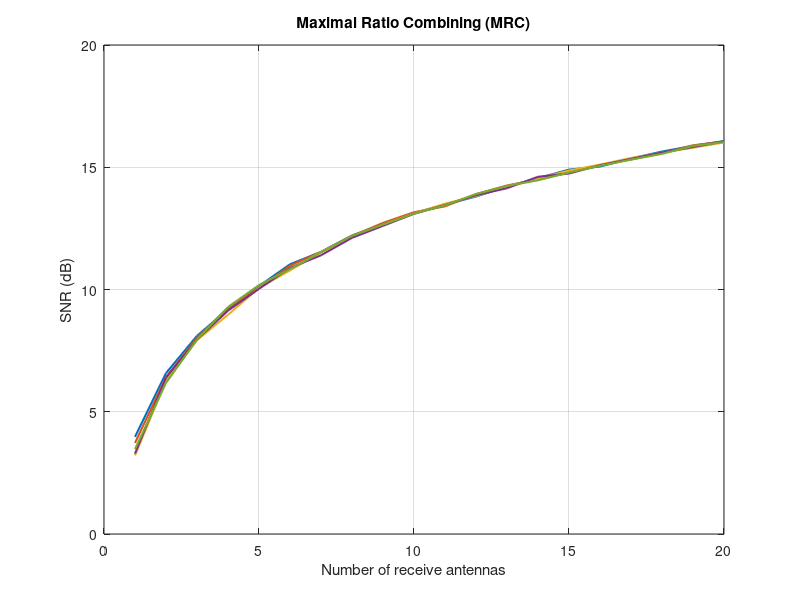
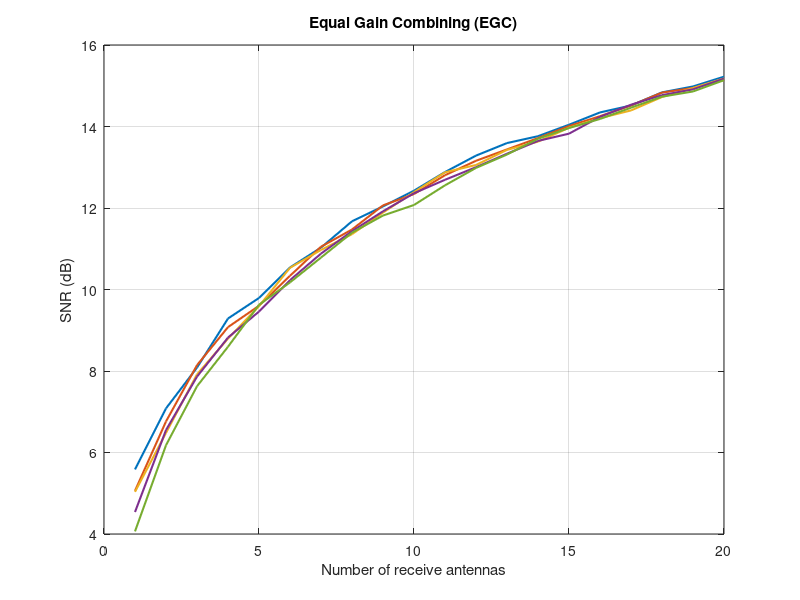
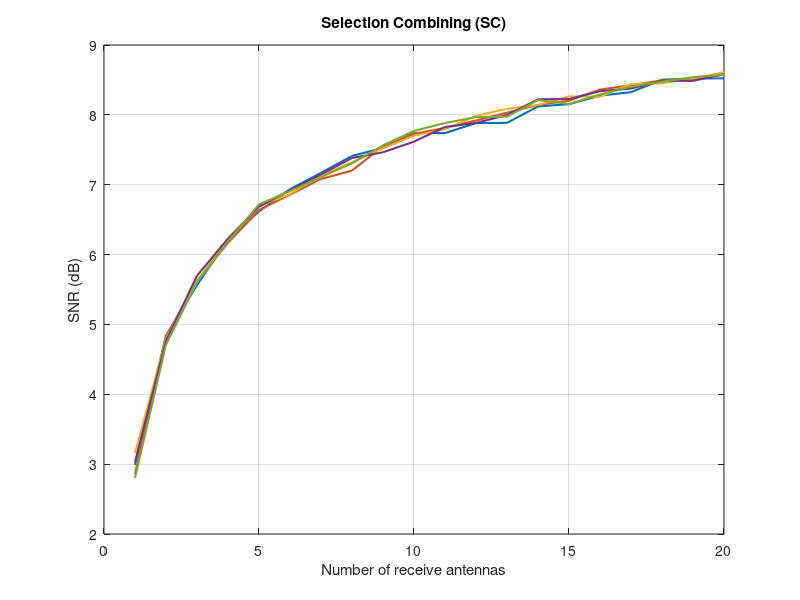
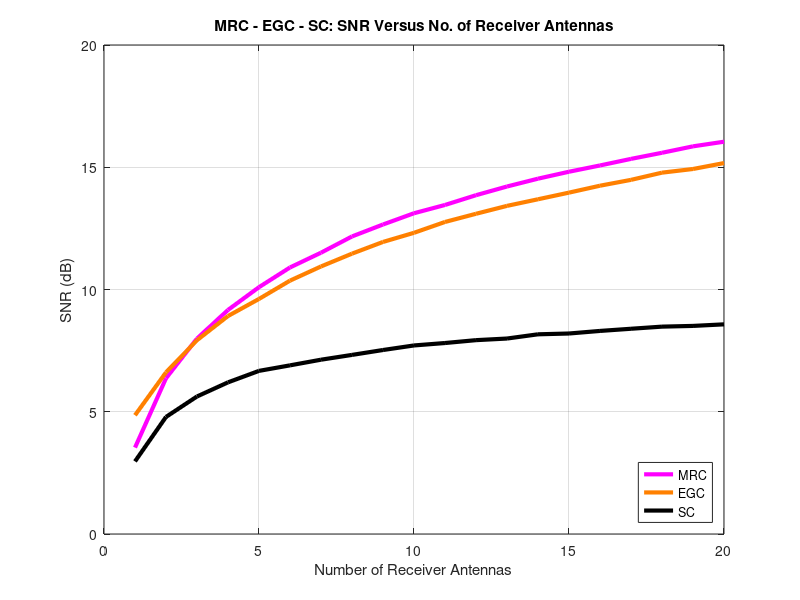

The MATLAB script that drew these images, in order:
clc;
clear;
close all;

%% =========================
%  MRC CODE
% =========================

N=10^3;
data=randi([0,1],1,N);
x=2*data-1;

nRx_max=20;
nRx=1:nRx_max;

snr_dB=1:5;

snr_sim_MRC=zeros([length(snr_dB) nRx_max]);

for j=1:nRx_max
    for k=1:length(snr_dB)

        h=randn(j,N)+(randn(j,N)*1i);
        x_kron=kron(ones(nRx(j),1),x);
        c_in=h.*x_kron;

        y=awgn(c_in,snr_dB(k),'measured');

        y_rec=sum(conj(h).*y,1);

        snr_sim_MRC(k,j)=mean(abs(y_rec));

    end
end

snr_sim_log_MRC=10*log10(snr_sim_MRC);

figure
plot(nRx,snr_sim_log_MRC,'LineWidth',1.5)
xlabel('Number of receive antennas')
ylabel('SNR (dB)')
title('Maximal Ratio Combining (MRC)')
grid on


%% =========================
%  EGC CODE
% =========================

snr_sim_EGC=zeros([length(snr_dB) nRx_max]);

for j=1:nRx_max
    for k=1:length(snr_dB)

        h=randn(j,N)+(randn(j,N)*1i);
        x_kron=kron(ones(nRx(j),1),x);
        c_in=h.*x_kron;

        y=awgn(c_in,snr_dB(k),'measured');

        y_rec = y.*exp(-1i*angle(h));
        y_rec = sum(y_rec,1);

        snr_sim_EGC(k,j) = mean(y_rec.*conj(y_rec))/nRx(j);

    end
end

snr_sim_log_EGC=10*log10(snr_sim_EGC);

figure
plot(nRx,snr_sim_log_EGC,'LineWidth',1.5)
xlabel('Number of receive antennas')
ylabel('SNR (dB)')
title('Equal Gain Combining (EGC)')
grid on


%% =========================
%  SC CODE
% =========================

snr_sim_SC=zeros([length(snr_dB) nRx_max]);

for j=1:nRx_max
    for k=1:length(snr_dB)

        h=randn(j,N)+(randn(j,N)*1i);
        x_kron=kron(ones(nRx(j),1),x);
        c_in=h.*x_kron;

        y=awgn(c_in,snr_dB(k),'measured');

        hPower = h.*conj(h);

        [hMaxVal ,ind] = max(hPower,[],1);

        hMaxValMat = kron(ones(nRx(j),1),hMaxVal);

        y_rec = y(hPower==hMaxValMat);
        hSel = h(hPower==hMaxValMat);

        snr_sim_SC(k,j) = mean(hSel.*conj(hSel));

    end
end

snr_sim_log_SC=10*log10(snr_sim_SC);

figure
plot(nRx,snr_sim_log_SC,'LineWidth',1.5)
xlabel('Number of receive antennas')
ylabel('SNR (dB)')
title('Selection Combining (SC)')
grid on


%% =========================
%  COMPARISON GRAPH
% =========================

MRC_avg = mean(snr_sim_log_MRC,1);
EGC_avg = mean(snr_sim_log_EGC,1);
SC_avg  = mean(snr_sim_log_SC,1);

figure

plot(nRx,MRC_avg,'m','LineWidth',3)
hold on
plot(nRx,EGC_avg,'Color',[1 0.5 0],'LineWidth',3)
plot(nRx,SC_avg,'k','LineWidth',3)

legend('MRC','EGC','SC','Location','southeast')

xlabel('Number of Receiver Antennas')
ylabel('SNR (dB)')
title('MRC - EGC - SC: SNR Versus No. of Receiver Antennas')

grid on


%% =========================
%  TABLE VALUES
% =========================

max_MRC = max(MRC_avg);
mean_MRC = mean(MRC_avg);

max_EGC = max(EGC_avg);
mean_EGC = mean(EGC_avg);

max_SC = max(SC_avg);
mean_SC = mean(SC_avg);

table_data = {
'MRC', sprintf('%.4f',max_MRC), sprintf('%.4f',mean_MRC);
'EGC', sprintf('%.4f',max_EGC), sprintf('%.4f',mean_EGC);
'SC',  sprintf('%.4f',max_SC),  sprintf('%.4f',mean_SC);
};

column_name = {'Technique','Max SNR (dB)','Mean SNR (dB)'};


%% =========================
%  SMALL COMPARISON TABLE
% =========================

uitable('Data',table_data,...
        'ColumnName',column_name,...
        'Position',[45 25 340 90],...
        'FontSize',9,...
        'ColumnWidth',{90 120 120});
